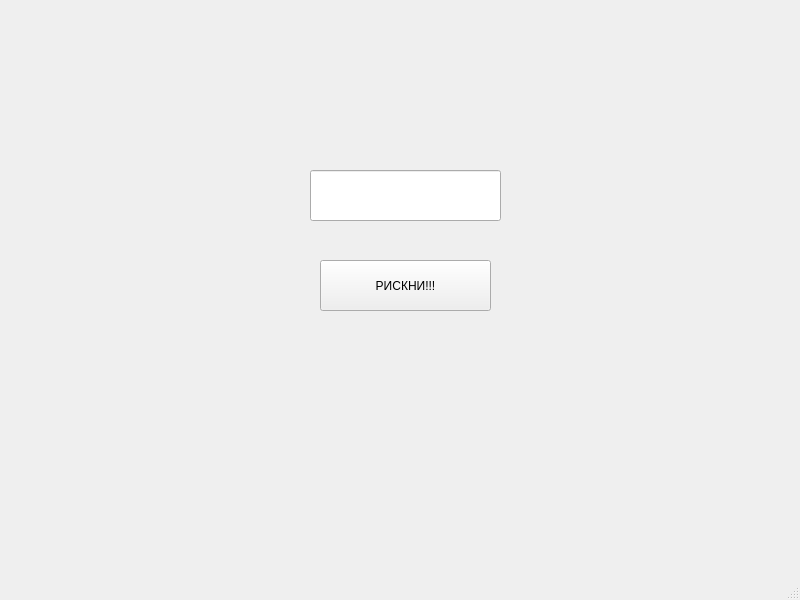
<?xml version="1.0" encoding="UTF-8"?>
<ui version="4.0">
 <class>MainWindow</class>
 <widget class="QMainWindow" name="MainWindow">
  <property name="geometry">
   <rect>
    <x>0</x>
    <y>0</y>
    <width>800</width>
    <height>600</height>
   </rect>
  </property>
  <property name="windowTitle">
   <string>MainWindow</string>
  </property>
  <widget class="QWidget" name="centralwidget">
   <widget class="QLineEdit" name="Kryto">
    <property name="geometry">
     <rect>
      <x>310</x>
      <y>170</y>
      <width>191</width>
      <height>51</height>
     </rect>
    </property>
   </widget>
   <widget class="QPushButton" name="HOHOHO">
    <property name="geometry">
     <rect>
      <x>320</x>
      <y>260</y>
      <width>171</width>
      <height>51</height>
     </rect>
    </property>
    <property name="text">
     <string>РИСКНИ!!!</string>
    </property>
   </widget>
   <widget class="QLabel" name="label">
    <property name="geometry">
     <rect>
      <x>270</x>
      <y>300</y>
      <width>161</width>
      <height>61</height>
     </rect>
    </property>
    <property name="text">
     <string/>
    </property>
   </widget>
  </widget>
  <widget class="QMenuBar" name="menubar">
   <property name="geometry">
    <rect>
     <x>0</x>
     <y>0</y>
     <width>800</width>
     <height>20</height>
    </rect>
   </property>
  </widget>
  <widget class="QStatusBar" name="statusbar"/>
 </widget>
 <resources/>
 <connections/>
</ui>
